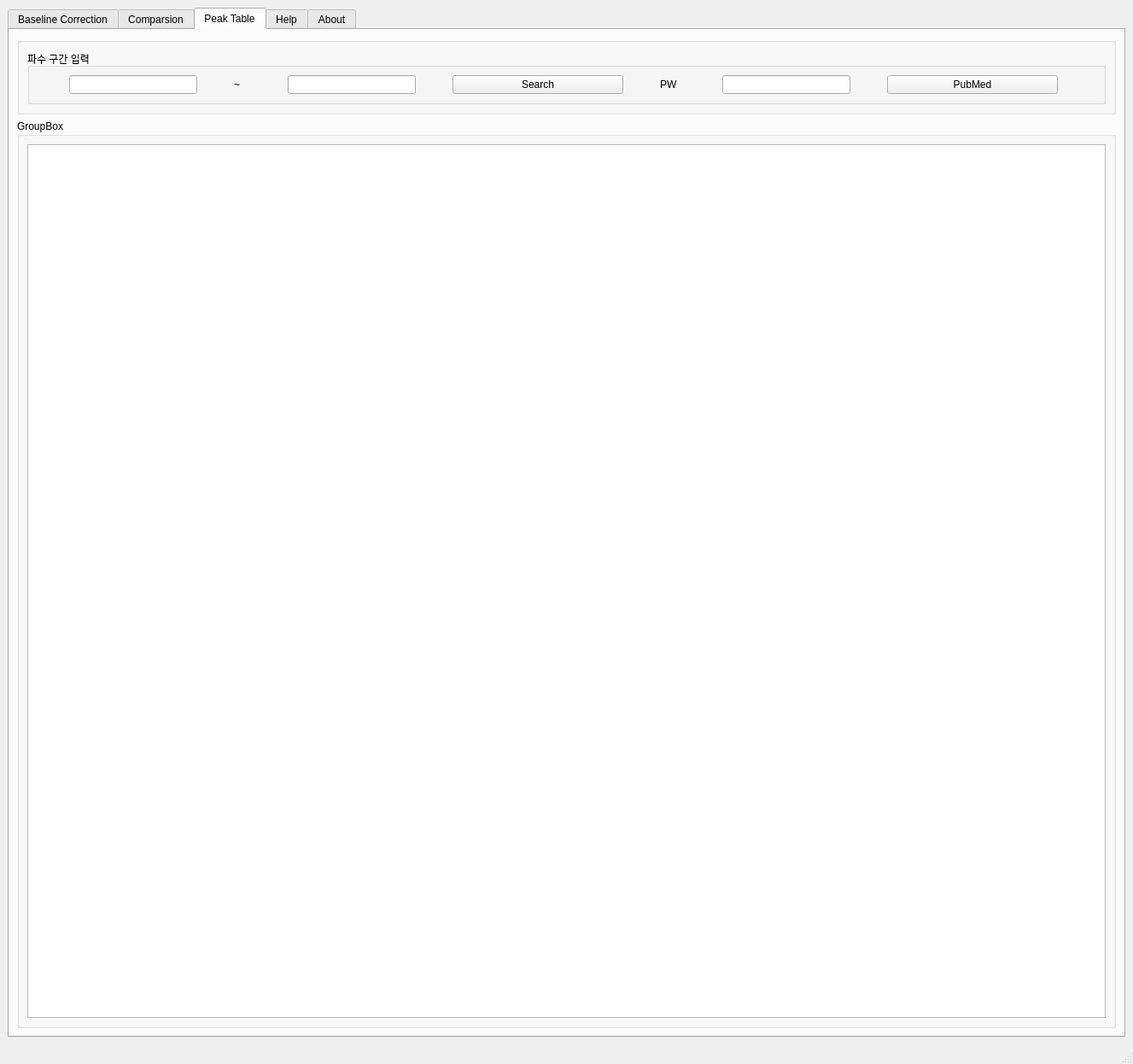
<?xml version="1.0" encoding="UTF-8"?>
<ui version="4.0">
 <class>MainWindow</class>
 <widget class="QMainWindow" name="MainWindow">
  <property name="geometry">
   <rect>
    <x>0</x>
    <y>0</y>
    <width>1327</width>
    <height>1246</height>
   </rect>
  </property>
  <property name="cursor">
   <cursorShape>ArrowCursor</cursorShape>
  </property>
  <property name="windowTitle">
   <string>MainWindow</string>
  </property>
  <widget class="QWidget" name="centralwidget">
   <layout class="QVBoxLayout" name="verticalLayout">
    <item>
     <widget class="QTabWidget" name="tabWidget">
      <property name="cursor">
       <cursorShape>ArrowCursor</cursorShape>
      </property>
      <property name="currentIndex">
       <number>2</number>
      </property>
      <widget class="QWidget" name="tab_1">
       <attribute name="title">
        <string>Baseline Correction</string>
       </attribute>
       <layout class="QVBoxLayout" name="verticalLayout_3">
        <item>
         <widget class="QGroupBox" name="groupBox_1">
          <property name="maximumSize">
           <size>
            <width>16777215</width>
            <height>70</height>
           </size>
          </property>
          <property name="title">
           <string/>
          </property>
          <layout class="QGridLayout" name="gridLayout_4">
           <item row="0" column="0">
            <widget class="QLabel" name="label_1">
             <property name="text">
              <string>Attach File</string>
             </property>
            </widget>
           </item>
           <item row="0" column="1">
            <widget class="QPushButton" name="pushButton_1">
             <property name="maximumSize">
              <size>
               <width>250</width>
               <height>16777215</height>
              </size>
             </property>
             <property name="cursor">
              <cursorShape>PointingHandCursor</cursorShape>
             </property>
             <property name="text">
              <string>Attach File 1</string>
             </property>
            </widget>
           </item>
          </layout>
         </widget>
        </item>
        <item>
         <widget class="QGroupBox" name="groupBox_2">
          <property name="maximumSize">
           <size>
            <width>16777215</width>
            <height>550</height>
           </size>
          </property>
          <property name="title">
           <string>Graph 1</string>
          </property>
          <layout class="QGridLayout" name="gridLayout_5">
           <item row="0" column="0">
            <widget class="QLabel" name="label_2">
             <property name="maximumSize">
              <size>
               <width>16777215</width>
               <height>20</height>
              </size>
             </property>
             <property name="text">
              <string>Graph1</string>
             </property>
            </widget>
           </item>
           <item row="1" column="0">
            <widget class="PlotWidget" name="graphwidget_1" native="true"/>
           </item>
          </layout>
         </widget>
        </item>
        <item>
         <widget class="QGroupBox" name="groupBox_3">
          <property name="maximumSize">
           <size>
            <width>16777215</width>
            <height>70</height>
           </size>
          </property>
          <property name="title">
           <string/>
          </property>
          <layout class="QGridLayout" name="gridLayout_6">
           <item row="0" column="0">
            <widget class="QLabel" name="label_3">
             <property name="text">
              <string>Attact File</string>
             </property>
            </widget>
           </item>
           <item row="0" column="1">
            <widget class="QPushButton" name="pushButton_2">
             <property name="maximumSize">
              <size>
               <width>250</width>
               <height>16777215</height>
              </size>
             </property>
             <property name="cursor">
              <cursorShape>PointingHandCursor</cursorShape>
             </property>
             <property name="text">
              <string>Attach File 2</string>
             </property>
            </widget>
           </item>
          </layout>
         </widget>
        </item>
        <item>
         <widget class="QGroupBox" name="groupBox_4">
          <property name="maximumSize">
           <size>
            <width>16777215</width>
            <height>550</height>
           </size>
          </property>
          <property name="title">
           <string>Graph 2</string>
          </property>
          <layout class="QGridLayout" name="gridLayout_7">
           <item row="0" column="0">
            <widget class="QLabel" name="label_4">
             <property name="maximumSize">
              <size>
               <width>16777215</width>
               <height>20</height>
              </size>
             </property>
             <property name="text">
              <string>Graph2</string>
             </property>
            </widget>
           </item>
           <item row="1" column="0">
            <widget class="PlotWidget" name="graphwidget_2" native="true"/>
           </item>
          </layout>
         </widget>
        </item>
       </layout>
      </widget>
      <widget class="QWidget" name="tab_2">
       <property name="cursor">
        <cursorShape>PointingHandCursor</cursorShape>
       </property>
       <attribute name="title">
        <string>Comparsion</string>
       </attribute>
       <layout class="QHBoxLayout" name="horizontalLayout_2">
        <item>
         <widget class="QGroupBox" name="groupBox_6">
          <property name="minimumSize">
           <size>
            <width>450</width>
            <height>0</height>
           </size>
          </property>
          <property name="maximumSize">
           <size>
            <width>600</width>
            <height>16777215</height>
           </size>
          </property>
          <property name="title">
           <string>Difference Value (File1 - File2)</string>
          </property>
          <layout class="QGridLayout" name="gridLayout_9">
           <item row="0" column="0">
            <widget class="QLineEdit" name="lineEdit_1"/>
           </item>
           <item row="0" column="1">
            <widget class="QPushButton" name="pushButton_5">
             <property name="text">
              <string>Search</string>
             </property>
            </widget>
           </item>
           <item row="1" column="0" colspan="2">
            <widget class="QTableView" name="tableView_1"/>
           </item>
          </layout>
         </widget>
        </item>
        <item>
         <widget class="QGroupBox" name="groupBox_7">
          <property name="minimumSize">
           <size>
            <width>800</width>
            <height>0</height>
           </size>
          </property>
          <property name="maximumSize">
           <size>
            <width>2000</width>
            <height>16777215</height>
           </size>
          </property>
          <property name="title">
           <string>Graph Comparsion</string>
          </property>
          <layout class="QGridLayout" name="gridLayout_8">
           <item row="0" column="0">
            <widget class="QLabel" name="label_6">
             <property name="text">
              <string>Graph3</string>
             </property>
            </widget>
           </item>
           <item row="0" column="1">
            <widget class="QPushButton" name="pushButton_3">
             <property name="maximumSize">
              <size>
               <width>250</width>
               <height>16777215</height>
              </size>
             </property>
             <property name="cursor">
              <cursorShape>PointingHandCursor</cursorShape>
             </property>
             <property name="text">
              <string>Attach 2 files</string>
             </property>
            </widget>
           </item>
           <item row="1" column="0" colspan="2">
            <widget class="PlotWidget" name="graphwidget_3" native="true"/>
           </item>
          </layout>
         </widget>
        </item>
       </layout>
      </widget>
      <widget class="QWidget" name="tab_3">
       <property name="cursor">
        <cursorShape>PointingHandCursor</cursorShape>
       </property>
       <attribute name="title">
        <string>Peak Table</string>
       </attribute>
       <layout class="QVBoxLayout" name="verticalLayout_2">
        <item>
         <widget class="QGroupBox" name="groupBox_8">
          <property name="title">
           <string/>
          </property>
          <layout class="QGridLayout" name="gridLayout_3">
           <item row="0" column="0">
            <widget class="QGroupBox" name="groupBox_9">
             <property name="title">
              <string>파수 구간 입력</string>
             </property>
             <layout class="QGridLayout" name="gridLayout_2">
              <item row="0" column="0">
               <widget class="QLineEdit" name="lineEdit_2">
                <property name="sizePolicy">
                 <sizepolicy hsizetype="Minimum" vsizetype="Fixed">
                  <horstretch>0</horstretch>
                  <verstretch>0</verstretch>
                 </sizepolicy>
                </property>
                <property name="maximumSize">
                 <size>
                  <width>150</width>
                  <height>16777215</height>
                 </size>
                </property>
               </widget>
              </item>
              <item row="0" column="1">
               <widget class="QLabel" name="label_7">
                <property name="sizePolicy">
                 <sizepolicy hsizetype="Preferred" vsizetype="Preferred">
                  <horstretch>0</horstretch>
                  <verstretch>0</verstretch>
                 </sizepolicy>
                </property>
                <property name="minimumSize">
                 <size>
                  <width>0</width>
                  <height>0</height>
                 </size>
                </property>
                <property name="maximumSize">
                 <size>
                  <width>20</width>
                  <height>16777215</height>
                 </size>
                </property>
                <property name="text">
                 <string>~</string>
                </property>
               </widget>
              </item>
              <item row="0" column="2">
               <widget class="QLineEdit" name="lineEdit_3">
                <property name="sizePolicy">
                 <sizepolicy hsizetype="Minimum" vsizetype="Fixed">
                  <horstretch>0</horstretch>
                  <verstretch>0</verstretch>
                 </sizepolicy>
                </property>
                <property name="maximumSize">
                 <size>
                  <width>150</width>
                  <height>16777215</height>
                 </size>
                </property>
               </widget>
              </item>
              <item row="0" column="3">
               <widget class="QPushButton" name="pushButton_7">
                <property name="maximumSize">
                 <size>
                  <width>200</width>
                  <height>16777215</height>
                 </size>
                </property>
                <property name="text">
                 <string>Search</string>
                </property>
               </widget>
              </item>
              <item row="0" column="4">
               <widget class="QLabel" name="label">
                <property name="maximumSize">
                 <size>
                  <width>30</width>
                  <height>16777215</height>
                 </size>
                </property>
                <property name="text">
                 <string>PW</string>
                </property>
               </widget>
              </item>
              <item row="0" column="5">
               <widget class="QLineEdit" name="lineEdit_4">
                <property name="maximumSize">
                 <size>
                  <width>150</width>
                  <height>16777215</height>
                 </size>
                </property>
               </widget>
              </item>
              <item row="0" column="6">
               <widget class="QPushButton" name="pushButton">
                <property name="maximumSize">
                 <size>
                  <width>200</width>
                  <height>16777215</height>
                 </size>
                </property>
                <property name="text">
                 <string>PubMed</string>
                </property>
               </widget>
              </item>
             </layout>
            </widget>
           </item>
          </layout>
         </widget>
        </item>
        <item>
         <widget class="QGroupBox" name="groupBox_11">
          <property name="title">
           <string>GroupBox</string>
          </property>
          <layout class="QGridLayout" name="gridLayout">
           <item row="0" column="0">
            <widget class="QTableView" name="tableView_2"/>
           </item>
          </layout>
         </widget>
        </item>
       </layout>
      </widget>
      <widget class="QWidget" name="tab_4">
       <attribute name="title">
        <string>Help</string>
       </attribute>
       <layout class="QVBoxLayout" name="verticalLayout_4">
        <item>
         <widget class="QGroupBox" name="groupBox_12">
          <property name="title">
           <string>GroupBox</string>
          </property>
          <layout class="QGridLayout" name="gridLayout_10">
           <item row="0" column="0">
            <widget class="QLabel" name="label_8">
             <property name="text">
              <string>TextLabel</string>
             </property>
            </widget>
           </item>
          </layout>
         </widget>
        </item>
       </layout>
      </widget>
      <widget class="QWidget" name="tab_5">
       <attribute name="title">
        <string>About</string>
       </attribute>
       <layout class="QVBoxLayout" name="verticalLayout_5">
        <item>
         <widget class="QGroupBox" name="groupBox_13">
          <property name="title">
           <string>GroupBox</string>
          </property>
          <layout class="QGridLayout" name="gridLayout_11">
           <item row="0" column="0">
            <widget class="QLabel" name="label_9">
             <property name="text">
              <string>TextLabel</string>
             </property>
            </widget>
           </item>
          </layout>
         </widget>
        </item>
       </layout>
      </widget>
     </widget>
    </item>
   </layout>
  </widget>
  <widget class="QStatusBar" name="statusbar"/>
 </widget>
 <customwidgets>
  <customwidget>
   <class>PlotWidget</class>
   <extends>QWidget</extends>
   <header>pyqtgraph</header>
   <container>1</container>
  </customwidget>
 </customwidgets>
 <resources/>
 <connections/>
</ui>
